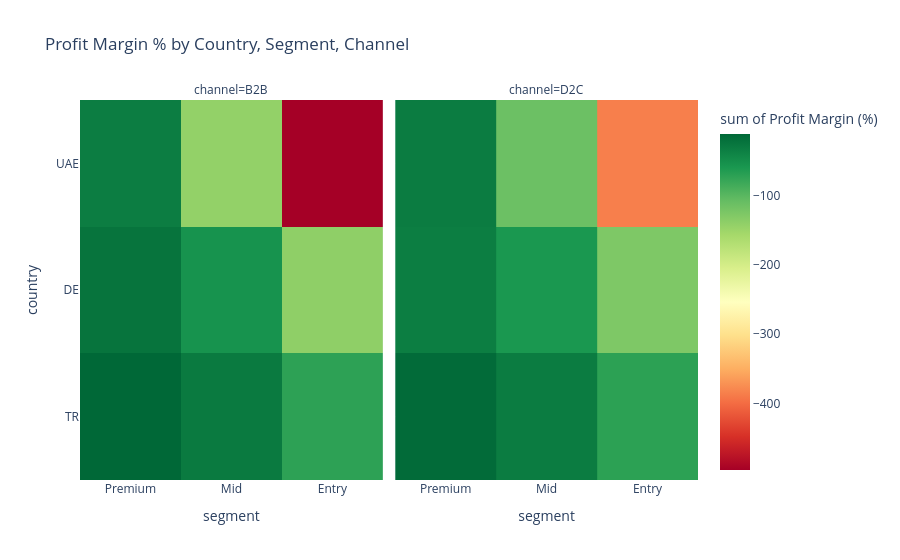

Here is the notebook cell this chart was saved with:
### Markdown cell above
The simulation revealed varying impacts on different segments. While improved returns increased profits in some segments, increased shipping costs and other operational expenses resulted in net losses in others. This analysis provides guidance for measuring and prioritizing the impact of segment-specific actions.

--

While the baseline net margin was at -34%, the global net margin declined to -35% after the simulation. Although segment-based improvements resulted in some profit increases, the global impact was negative. This result highlights the need for more proactive action in cost and return management.

### Code cell
def generate_profit_matrix(df):

    matrix = df.groupby(['country', 'channel', 'segment']).agg(
        order_count=('order_id', 'count'),
        avg_return_rate=('is_returned', 'mean'),
        total_profit_usd=('net_profit_usd', 'sum')
    ).reset_index()

    revenue_agg = df.groupby(['country', 'channel', 'segment'])['net_revenue_usd'].sum().reset_index()
    matrix = matrix.merge(revenue_agg, on=['country', 'channel', 'segment'])

    matrix['profit_margin_pct'] = (matrix['total_profit_usd'] / matrix['net_revenue_usd']) * 100

    # 🔥 NEW
    matrix['profit_per_order'] = matrix['total_profit_usd'] / matrix['order_count']

    return matrix.sort_values(by='profit_margin_pct', ascending=False)

import plotly.express as px

def visualize_profit_matrix(matrix):
    """
    Segment bazlı kâr ve kâr marjını görselleştirir.
    """
    # 1️⃣ Profit Margin Heatmap
    fig_margin = px.density_heatmap(
        matrix,
        x='segment',
        y='country',
        z='profit_margin_pct',
        facet_col='channel',
        color_continuous_scale='RdYlGn',  # Kırmızı = düşük, Yeşil = yüksek
        title="Profit Margin % by Country, Segment, Channel",
        labels={'profit_margin_pct':'Profit Margin (%)'}
    )
    fig_margin.show()
    
    # 2️⃣ Profit per Order Heatmap
    fig_per_order = px.density_heatmap(
        matrix,
        x='segment',
        y='country',
        z='profit_per_order',
        facet_col='channel',
        color_continuous_scale='RdYlGn',
        title="Profit per Order by Country, Segment, Channel",
        labels={'profit_per_order':'Profit per Order (USD)'}
    )
    fig_per_order.show()

# --- RUN VISUAL ---
visualize_profit_matrix(profit_matrix)

### Figure 1 — Plotly figure (JSON) as saved in the notebook; plotly's stock layout.template omitted (floating-point values rounded to 4 significant figures)
{"data": [{"coloraxis": "coloraxis", "histfunc": "sum", "hovertemplate": "channel=B2B<br>segment=%{x}<br>country=%{y}<br>sum of Profit Margin (%)=%{z}<extra></extra>", "name": "", "type": "histogram2d", "x": ["Premium", "Premium", "Mid", "Premium", "Mid", "Entry", "Entry", "Mid", "Entry"], "xaxis": "x", "xbingroup": "x", "y": ["TR", "DE", "TR", "UAE", "DE", "TR", "DE", "UAE", "UAE"], "yaxis": "y", "ybingroup": "y", "z": [-10.46, -22.75, -28.5, -32.0, -54.23, -71.4, -138.7, -142.2, -496.5]}, {"coloraxis": "coloraxis", "histfunc": "sum", "hovertemplate": "channel=D2C<br>segment=%{x}<br>country=%{y}<br>sum of Profit Margin (%)=%{z}<extra></extra>", "name": "", "type": "histogram2d", "x": ["Premium", "Premium", "Mid", "Premium", "Mid", "Entry", "Mid", "Entry", "Entry"], "xaxis": "x2", "xbingroup": "x", "y": ["TR", "UAE", "TR", "DE", "DE", "TR", "UAE", "DE", "UAE"], "yaxis": "y2", "ybingroup": "y", "z": [-13.59, -30.69, -30.72, -32.52, -58.67, -70.42, -112.6, -126.1, -385.5]}], "layout": {"annotations": [{"font": {}, "showarrow": false, "text": "channel=B2B", "x": 0.245, "xanchor": "center", "xref": "paper", "y": 1, "yanchor": "bottom", "yref": "paper"}, {"font": {}, "showarrow": false, "text": "channel=D2C", "x": 0.755, "xanchor": "center", "xref": "paper", "y": 1, "yanchor": "bottom", "yref": "paper"}], "coloraxis": {"colorbar": {"title": {"text": "sum of Profit Margin (%)"}}, "colorscale": [[0, "rgb(165,0,38)"], [0.1, "rgb(215,48,39)"], [0.2, "rgb(244,109,67)"], [0.3, "rgb(253,174,97)"], [0.4, "rgb(254,224,139)"], [0.5, "rgb(255,255,191)"], [0.6, "rgb(217,239,139)"], [0.7, "rgb(166,217,106)"], [0.8, "rgb(102,189,99)"], [0.9, "rgb(26,152,80)"], [1, "rgb(0,104,55)"]]}, "legend": {"tracegroupgap": 0}, "title": {"text": "Profit Margin % by Country, Segment, Channel"}, "xaxis": {"anchor": "y", "domain": [0, 0.49], "title": {"text": "segment"}}, "xaxis2": {"anchor": "y2", "domain": [0.51, 1], "matches": "x", "title": {"text": "segment"}}, "yaxis": {"anchor": "x", "domain": [0, 1], "title": {"text": "country"}}, "yaxis2": {"anchor": "x2", "domain": [0, 1], "matches": "y", "showticklabels": false}}}
